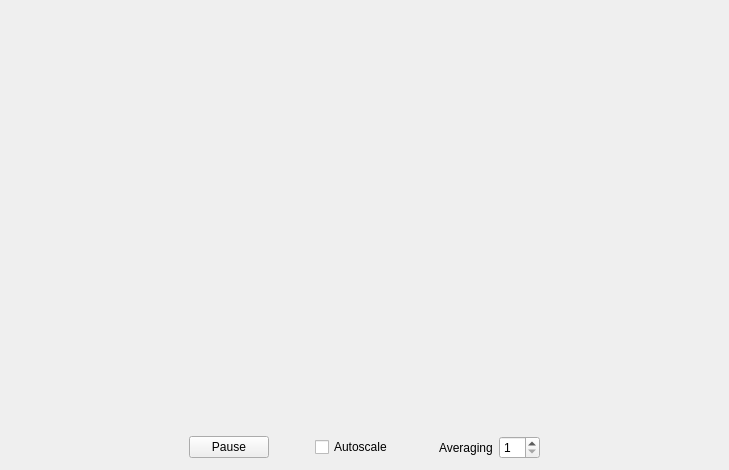
<?xml version="1.0" encoding="UTF-8"?>
<ui version="4.0">
 <class>cQwtLinePlotWidget</class>
 <widget class="QWidget" name="cQwtLinePlotWidget">
  <property name="geometry">
   <rect>
    <x>0</x>
    <y>0</y>
    <width>729</width>
    <height>470</height>
   </rect>
  </property>
  <property name="sizePolicy">
   <sizepolicy hsizetype="Preferred" vsizetype="Expanding">
    <horstretch>0</horstretch>
    <verstretch>0</verstretch>
   </sizepolicy>
  </property>
  <property name="windowTitle">
   <string>Form</string>
  </property>
  <layout class="QVBoxLayout" name="verticalLayout" stretch="0,0">
   <item>
    <widget class="QwtPlot" name="qwtPlot">
     <property name="sizePolicy">
      <sizepolicy hsizetype="Preferred" vsizetype="Preferred">
       <horstretch>0</horstretch>
       <verstretch>0</verstretch>
      </sizepolicy>
     </property>
    </widget>
   </item>
   <item>
    <layout class="QHBoxLayout" name="horizontalLayout">
     <item>
      <spacer name="horizontalSpacer_3">
       <property name="orientation">
        <enum>Qt::Horizontal</enum>
       </property>
       <property name="sizeHint" stdset="0">
        <size>
         <width>40</width>
         <height>20</height>
        </size>
       </property>
      </spacer>
     </item>
     <item>
      <widget class="QPushButton" name="pushButton_pauseResume">
       <property name="text">
        <string>Pause</string>
       </property>
      </widget>
     </item>
     <item>
      <spacer name="horizontalSpacer_2">
       <property name="orientation">
        <enum>Qt::Horizontal</enum>
       </property>
       <property name="sizeType">
        <enum>QSizePolicy::Fixed</enum>
       </property>
       <property name="sizeHint" stdset="0">
        <size>
         <width>40</width>
         <height>20</height>
        </size>
       </property>
      </spacer>
     </item>
     <item>
      <widget class="QCheckBox" name="checkBox_autoscale">
       <property name="text">
        <string>Autoscale</string>
       </property>
      </widget>
     </item>
     <item>
      <spacer name="horizontalSpacer_4">
       <property name="orientation">
        <enum>Qt::Horizontal</enum>
       </property>
       <property name="sizeType">
        <enum>QSizePolicy::Fixed</enum>
       </property>
       <property name="sizeHint" stdset="0">
        <size>
         <width>40</width>
         <height>20</height>
        </size>
       </property>
      </spacer>
     </item>
     <item>
      <widget class="QLabel" name="label_averaging">
       <property name="text">
        <string>Averaging</string>
       </property>
      </widget>
     </item>
     <item>
      <widget class="QSpinBox" name="spinBox_averaging">
       <property name="keyboardTracking">
        <bool>false</bool>
       </property>
       <property name="minimum">
        <number>1</number>
       </property>
       <property name="maximum">
        <number>50</number>
       </property>
      </widget>
     </item>
     <item>
      <spacer name="horizontalSpacer">
       <property name="orientation">
        <enum>Qt::Horizontal</enum>
       </property>
       <property name="sizeHint" stdset="0">
        <size>
         <width>40</width>
         <height>20</height>
        </size>
       </property>
      </spacer>
     </item>
    </layout>
   </item>
  </layout>
 </widget>
 <customwidgets>
  <customwidget>
   <class>QwtPlot</class>
   <extends>QFrame</extends>
   <header>qwt_plot.h</header>
   <container>1</container>
  </customwidget>
 </customwidgets>
 <resources/>
 <connections/>
</ui>
